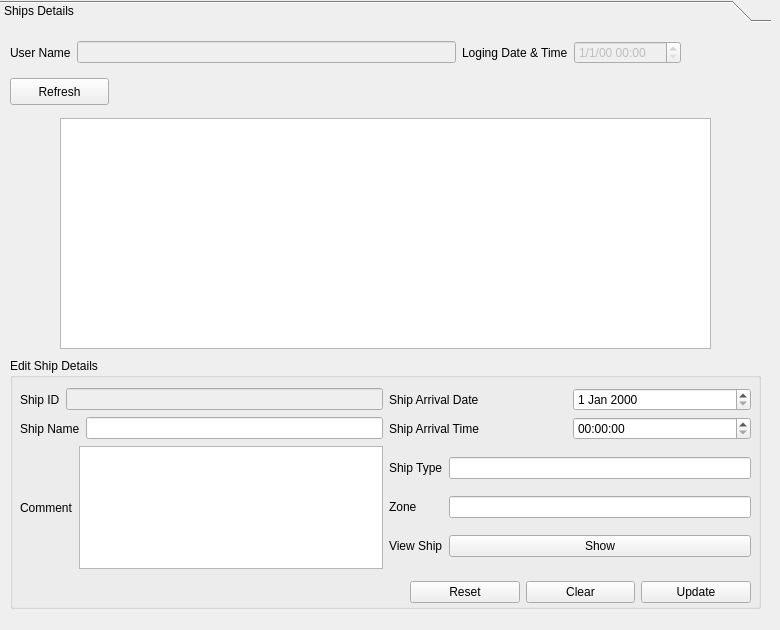
      <widget class="QWidget" name="tab_11">
       <attribute name="title">
        <string>Home</string>
       </attribute>
       <widget class="QToolBox" name="txt_home_uname">
        <property name="geometry">
         <rect>
          <x>0</x>
          <y>0</y>
          <width>771</width>
          <height>621</height>
         </rect>
        </property>
        <property name="currentIndex">
         <number>0</number>
        </property>
        <widget class="QWidget" name="page_11">
         <property name="geometry">
          <rect>
           <x>0</x>
           <y>0</y>
           <width>771</width>
           <height>590</height>
          </rect>
         </property>
         <attribute name="label">
          <string>Ships Details</string>
         </attribute>
         <widget class="QTableView" name="table_controllnew_home">
          <property name="geometry">
           <rect>
            <x>60</x>
            <y>90</y>
            <width>651</width>
            <height>231</height>
           </rect>
          </property>
         </widget>
         <widget class="QPushButton" name="btn_home_repress">
          <property name="geometry">
           <rect>
            <x>10</x>
            <y>50</y>
            <width>99</width>
            <height>27</height>
           </rect>
          </property>
          <property name="text">
           <string>Refresh</string>
          </property>
         </widget>
         <widget class="QGroupBox" name="groupBox_6">
          <property name="geometry">
           <rect>
            <x>10</x>
            <y>330</y>
            <width>751</width>
            <height>251</height>
           </rect>
          </property>
          <property name="title">
           <string>Edit Ship Details</string>
          </property>
          <widget class="QWidget" name="layoutWidget">
           <property name="geometry">
            <rect>
             <x>10</x>
             <y>30</y>
             <width>731</width>
             <height>181</height>
            </rect>
           </property>
           <layout class="QGridLayout" name="gridLayout">
            <item row="0" column="0">
             <layout class="QHBoxLayout" name="horizontalLayout_10">
              <item>
               <widget class="QLabel" name="label_6">
                <property name="text">
                 <string>Ship ID</string>
                </property>
               </widget>
              </item>
              <item>
               <widget class="QLineEdit" name="txt_home_shipid">
                <property name="enabled">
                 <bool>false</bool>
                </property>
               </widget>
              </item>
             </layout>
            </item>
            <item row="0" column="1">
             <layout class="QHBoxLayout" name="horizontalLayout_22">
              <item>
               <widget class="QLabel" name="label_8">
                <property name="text">
                 <string>Ship Arrival Date</string>
                </property>
               </widget>
              </item>
              <item>
               <widget class="QDateEdit" name="dtedite_home_date"/>
              </item>
             </layout>
            </item>
            <item row="1" column="0">
             <layout class="QHBoxLayout" name="horizontalLayout_21">
              <item>
               <widget class="QLabel" name="label_7">
                <property name="text">
                 <string>Ship Name</string>
                </property>
               </widget>
              </item>
              <item>
               <widget class="QLineEdit" name="txt_home_shopname"/>
              </item>
             </layout>
            </item>
            <item row="1" column="1">
             <layout class="QHBoxLayout" name="horizontalLayout_23">
              <item>
               <widget class="QLabel" name="label_12">
                <property name="text">
                 <string>Ship Arrival Time</string>
                </property>
               </widget>
              </item>
              <item>
               <widget class="QTimeEdit" name="dtedite_home_dt"/>
              </item>
             </layout>
            </item>
            <item row="2" column="0">
             <layout class="QHBoxLayout" name="horizontalLayout_24">
              <item>
               <widget class="QLabel" name="label_9">
                <property name="text">
                 <string>Comment</string>
                </property>
               </widget>
              </item>
              <item>
               <widget class="QTextEdit" name="txtarea_home_comment"/>
              </item>
             </layout>
            </item>
            <item row="2" column="1">
             <layout class="QGridLayout" name="gridLayout_4">
              <item row="0" column="1">
               <widget class="QLineEdit" name="txt_home_shiptype"/>
              </item>
              <item row="0" column="0">
               <widget class="QLabel" name="label_11">
                <property name="text">
                 <string>Ship Type</string>
                </property>
               </widget>
              </item>
              <item row="2" column="0">
               <widget class="QLabel" name="label_10">
                <property name="text">
                 <string>View Ship</string>
                </property>
               </widget>
              </item>
              <item row="2" column="1">
               <widget class="QPushButton" name="btn_home_show">
                <property name="text">
                 <string>Show</string>
                </property>
               </widget>
              </item>
              <item row="1" column="0">
               <widget class="QLabel" name="label_14">
                <property name="text">
                 <string>Zone</string>
                </property>
               </widget>
              </item>
              <item row="1" column="1">
               <widget class="QLineEdit" name="txt_home_shipzone"/>
              </item>
             </layout>
            </item>
           </layout>
          </widget>
          <widget class="QWidget" name="layoutWidget">
           <property name="geometry">
            <rect>
             <x>400</x>
             <y>220</y>
             <width>341</width>
             <height>29</height>
            </rect>
           </property>
           <layout class="QHBoxLayout" name="horizontalLayout_25">
            <item>
             <widget class="QPushButton" name="btn_home_reset">
              <property name="text">
               <string>Reset</string>
              </property>
             </widget>
            </item>
            <item>
             <widget class="QPushButton" name="btn_home_clear">
              <property name="text">
               <string>Clear</string>
              </property>
             </widget>
            </item>
            <item>
             <widget class="QPushButton" name="btn_home_update">
              <property name="text">
               <string>Update</string>
              </property>
             </widget>
            </item>
           </layout>
          </widget>
         </widget>
         <widget class="QWidget" name="layoutWidget">
          <property name="geometry">
           <rect>
            <x>10</x>
            <y>10</y>
            <width>671</width>
            <height>29</height>
           </rect>
          </property>
          <layout class="QHBoxLayout" name="horizontalLayout_4">
           <item>
            <widget class="QLabel" name="label_3">
             <property name="text">
              <string>User Name</string>
             </property>
            </widget>
           </item>
           <item>
            <widget class="QLineEdit" name="txt_home_username">
             <property name="enabled">
              <bool>false</bool>
             </property>
            </widget>
           </item>
           <item>
            <widget class="QLabel" name="label_5">
             <property name="text">
              <string>Loging Date &amp; Time</string>
             </property>
            </widget>
           </item>
           <item>
            <widget class="QDateTimeEdit" name="dtedit_home_logindt">
             <property name="enabled">
              <bool>false</bool>
             </property>
             <property name="displayFormat">
              <string>M/d/yy hh:mm</string>
             </property>
            </widget>
           </item>
          </layout>
         </widget>
        </widget>
       </widget>
      </widget>
